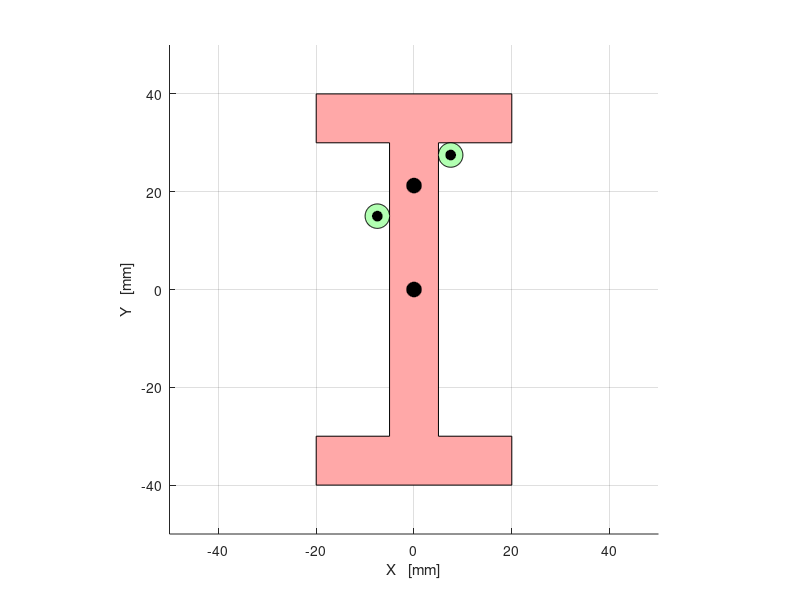

This chart was generated by the following MATLAB code: (Note: this script raises an error after producing the figure.)
x = [-20, -20, -5, -5, -20, -20, 20, 20, 5, 5, 20, 20];
y = [40, 30, 30, -30, -30, -40, -40, -30, -30, 30, 30, 40];

x_c1 = 7.5;
y_c1 = 27.5;

x_c2 = -7.5;
y_c2 = 15.0;

x_cop = (x_c1 + x_c2) / 2;
y_cop = (y_c1 + y_c2) / 2;

r = 2.5;
r2 = 1;
r3 = 1.5;

p1 = [x_c1, y_c1+r];
p2 = [x_c1-r, y_c1];
p3 = [x_c2, y_c2+r];

alpha = 10;
beta = -10;
gamma = 10;

theta = linspace(0, 2*pi, 100);
theta2 = linspace(0, 2*pi, 100);

x_cir1 = r * cos(theta) + x_c1;
y_cir1 = r * sin(theta) + y_c1;

x_cir2 = r * cos(theta2) + x_c2;
y_cir2 = r * sin(theta2) + y_c2;

x_cir11 = r2 * cos(theta) + x_c1;
y_cir11 = r2 * sin(theta) + y_c1;

x_cir21 = r2 * cos(theta2) + x_c2;
y_cir21 = r2 * sin(theta2) + y_c2;

cog_x = r3 * cos(theta);
cog_y = r3 * sin(theta);

Cop_x = r3 * cos(theta) + x_cop;
Cop_y = r3 * sin(theta) + y_cop;


% 図形のプロット
figure;

hold on;

grid on;

fill(x, y, [1, 0.66, 0.66]); % 赤色で図形を塗りつぶす
fill(x_cir1, y_cir1, [0.7, 1, 0.7]);
fill(x_cir2, y_cir2, [0.7, 1, 0.7]);
fill(x_cir11, y_cir11, [0.0, 0.0, 0.0]);
fill(x_cir21, y_cir21, [0.0, 0.0, 0.0]);
fill(cog_x, cog_y, [0.0, 0.0, 0.0]);
fill(Cop_x, Cop_y, [0.0, 0.0, 0.0]);

axis equal; % 各軸のスケールを等しく保持

xlim([-50, 50]); % X軸の範囲を設定
ylim([-50, 50]); % Y軸の範囲を設定
xlabel('X   [mm]');
ylabel('Y   [mm]');


load('data/typeB_coeffs.mat');

rows = size(coeff_num);

pause(5);

for i=1:rows(1);
    edit_alpha = alpha;
    edit_beta = beta;
    edit_gamma = gamma;

    edit_alpha = edit_alpha * coeff_num(i, 1);
    edit_beta = edit_beta * coeff_num(i, 2);
    edit_gamma = edit_gamma * coeff_num(i, 3);

    edit_cop_x = edit_alpha;
    edit_cop_y = edit_beta + edit_gamma;
    %coeffs = [edit_alpha, edit_beta, edit_gamma];
    %disp(coeffs);
    h1 = quiver(7.5, 30, 0.0, edit_alpha, 'Color', 'k', 'LineWidth', 2.0, 'AutoScale', 'off');
    h2 = quiver(5.0, 27.5, edit_beta, 0.0, 'Color', 'k', 'LineWidth', 2.0, 'AutoScale', 'off');
    h3 = quiver(-5.0, 15.0, edit_gamma, 0.0, 'Color', 'k', 'LineWidth', 2.0, 'AutoScale', 'off');
    h4 = quiver(x_cop, y_cop, edit_cop_x, edit_cop_y, 'Color', 'r', 'LineWidth', 3.0, 'AutoScale', 'off');
    h5 = quiver(0.0, 0.0, -edit_cop_x, -edit_cop_y, 'Color', 'r', 'LineWidth', 3.0, 'AutoScale', 'off');
    pause(0.30);
    delete(h1);
    delete(h2);
    delete(h3);
    delete(h4);
    delete(h5);
end

hold off;